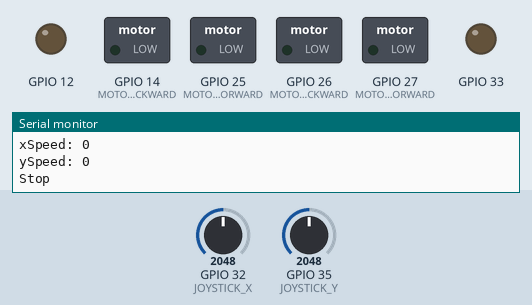
This sketch was run on a simulated ESP32. On the bench: switched loads named in the sketch (green lamp = pin HIGH), output pins drawn as LEDs (lit = HIGH), the last lines printed to the serial monitor. The test bench sets the inputs (shaded band); at power-on: GPIO 32 (JOYSTICK_X) = 2048, GPIO 35 (JOYSTICK_Y) = 2048.

Above: at 1.2 s.
1.3 s: GPIO 32 (JOYSTICK_X) set to 2265
2.8 s: GPIO 32 (JOYSTICK_X) set to 2379
At 4.0 s:
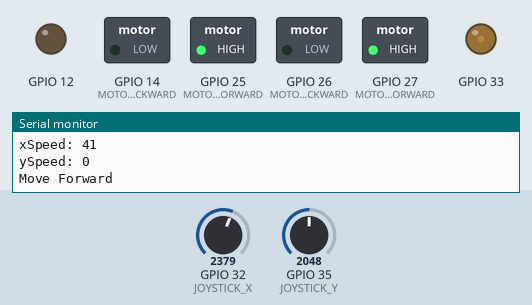
4.3 s: GPIO 32 (JOYSTICK_X) set to 1228
At 5.4 s:
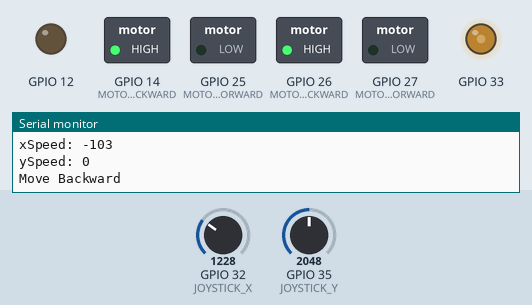
5.8 s: GPIO 32 (JOYSTICK_X) set to 491
At 6.9 s:
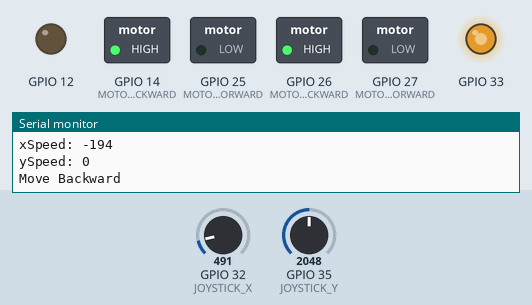
7.3 s: GPIO 32 (JOYSTICK_X) set to 2866
At 8.3 s:
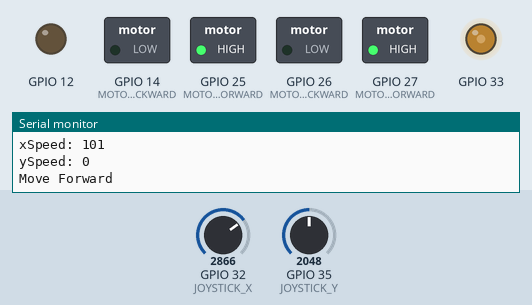
8.8 s: GPIO 32 (JOYSTICK_X) set to 3603
At 9.7 s:
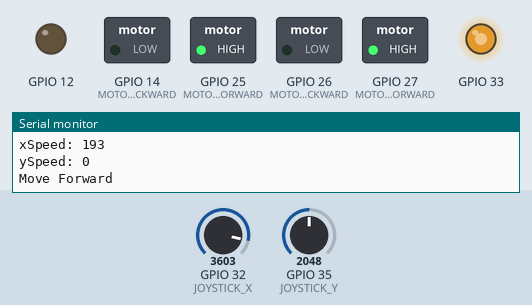
Timing chart, 0 to 11.3 s (numbered marks = the images above; inputs shaded):
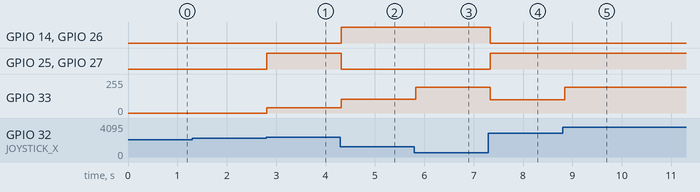

The sketch:

Final_Project_Test_Motors.ino
```cpp
#include "Arduino.h"
#include "driver/ledc.h"

//Motor 1
#define MOTOR1_Speed 12
#define MOTOR_PIN_FORWARD 27
#define MOTOR_PIN_BACKWARD 14
#define MOTOR_Speed_Channel 0

//Motor 2
#define MOTOR2_Speed 33
#define MOTOR2_PIN_FORWARD 25
#define MOTOR2_PIN_BACKWARD 26
#define MOTOR2_Speed_Channel 1

//Inputs
#define JOYSTICK_X 32
#define JOYSTICK_Y 35

#define PWM_FREQ 5000
#define PWM_RESOLUTION 8

void setup() {
    Serial.begin(115200);
    pinMode(JOYSTICK_X, INPUT);
    pinMode(JOYSTICK_Y, INPUT);

    //Motor 1 Pin Setup
    pinMode(MOTOR_PIN_FORWARD, OUTPUT);
    pinMode(MOTOR_PIN_BACKWARD, OUTPUT);
    //PWM Speed Control for Motor 2
    if (ledcAttachChannel(MOTOR1_Speed, PWM_FREQ, PWM_RESOLUTION, MOTOR_Speed_Channel) == false){
      Serial.println("The PWM did not get set up");
    }
    else{
      Serial.println("The Forward is good");
    }

    //Motor 2 Pin Setup
    pinMode(MOTOR2_PIN_FORWARD, OUTPUT);
    pinMode(MOTOR2_PIN_BACKWARD, OUTPUT);
    //PWM Speed Control for Motor 2
    if (ledcAttachChannel(MOTOR2_Speed, PWM_FREQ, PWM_RESOLUTION, MOTOR_Speed_Channel) == false){
      Serial.println("The PWM did not get set up");
    }
    else{
      Serial.println("The Forward is good");
    }
}

void loop() {
  int xPosition = analogRead(JOYSTICK_X);
  int yPosition = analogRead(JOYSTICK_Y);
  //Serial.println("xPosition: " + String(xPosition));
  //Serial.println("yPosition: " + String(yPosition));

  int Speed = map(xPosition, 0, 4095, -255, 255); //Setting up range to work with pwm output
  int AbsSpeed = abs(Speed); //Converting the speed to an absolute value for easier motor control
  Serial.println("xSpeed: " + String(Speed));
  //Serial.println("AbsSpeed: " + String(AbsSpeed));

  int ySpeed = map(yPosition, 0, 4095, -255, 255); //Setting up range to work with pwm output
  int yAbsSpeed = abs(ySpeed); //Converting the speed to an absolute value for easier motor control
  Serial.println("ySpeed: " + String(ySpeed));
  //Serial.println("AbsSpeed: " + String(yAbsSpeed));

  if (Speed >= 36 and ySpeed >= -40 and ySpeed <= 40){ //The and ySpeed >= -35 and ySpeed <= 35 is no left or right movement
    Serial.println("Move Forward");
    //Outputs for Motor 1
    ledcWriteChannel(MOTOR_Speed_Channel, AbsSpeed); //PWM to adjust speed of motors
    digitalWrite(MOTOR_PIN_FORWARD, HIGH);
    digitalWrite(MOTOR_PIN_BACKWARD, LOW);

    //Outputs for Motor 2
    ledcWriteChannel(MOTOR2_Speed_Channel, AbsSpeed);
    digitalWrite(MOTOR2_PIN_FORWARD, HIGH);
    digitalWrite(MOTOR2_PIN_BACKWARD, LOW);
  }
  else if (Speed <= -36 and ySpeed >= -40 and ySpeed <= 40){
    Serial.println("Move Backward");
    //Outputs for Motor 1
    ledcWriteChannel(MOTOR_Speed_Channel, AbsSpeed); //PWM to adjust speed of motors
    digitalWrite(MOTOR_PIN_FORWARD, LOW);
    digitalWrite(MOTOR_PIN_BACKWARD, HIGH);

    //Outputs for Motor 2
    ledcWriteChannel(MOTOR2_Speed_Channel, AbsSpeed);
    digitalWrite(MOTOR2_PIN_FORWARD, LOW);
    digitalWrite(MOTOR2_PIN_BACKWARD, HIGH);
  }
  else if (Speed >= -35 and Speed <= 35 and ySpeed >= -35 and ySpeed <= 35){
    Serial.println("Stop");
    //Outputs for Motor 1
    ledcWriteChannel(MOTOR_Speed_Channel, 0); //PWM to adjust speed of motors
    digitalWrite(MOTOR_PIN_FORWARD, LOW);
    digitalWrite(MOTOR_PIN_BACKWARD, LOW);

    //Outputs for Motor 2
    ledcWriteChannel(MOTOR2_Speed_Channel, 0);
    digitalWrite(MOTOR2_PIN_FORWARD, LOW);
    digitalWrite(MOTOR2_PIN_BACKWARD, LOW);
  }
  else if (ySpeed >= 36 and Speed >= -40 and Speed <= 40){
    Serial.println("Move Right");
    //Outputs for Motor 1
    ledcWriteChannel(MOTOR_Speed_Channel, yAbsSpeed); //PWM to adjust speed of motors
    digitalWrite(MOTOR_PIN_FORWARD, HIGH);
    digitalWrite(MOTOR_PIN_BACKWARD, LOW);

    //Outputs for Motor 2
    ledcWriteChannel(MOTOR2_Speed_Channel, yAbsSpeed);
    digitalWrite(MOTOR2_PIN_FORWARD, LOW);
    digitalWrite(MOTOR2_PIN_BACKWARD, HIGH);
  }
  else if (ySpeed <= -36 and Speed >= -40 and Speed <= 40){
    Serial.println("Move Left");
    //Outputs for Motor 1
    ledcWriteChannel(MOTOR_Speed_Channel, yAbsSpeed); //PWM to adjust speed of motors
    digitalWrite(MOTOR_PIN_FORWARD, LOW);
    digitalWrite(MOTOR_PIN_BACKWARD, HIGH);

    //Outputs for Motor 2
    ledcWriteChannel(MOTOR2_Speed_Channel, yAbsSpeed);
    digitalWrite(MOTOR2_PIN_FORWARD, HIGH);
    digitalWrite(MOTOR2_PIN_BACKWARD, LOW);
  }


  delay(100);
}
```

Measured:
- the behaviour switches between 2336 and 2337 on GPIO 32 (JOYSTICK_X) (found by bisection; images 0 and 1)
- after the input at 2.8 s, GPIO 25 (MOTOR2_PIN_FORWARD), GPIO 27 (MOTOR_PIN_FORWARD): LOW → HIGH at once; GPIO 33: 0/255 → 41/255 at once
- after the input at 4.3 s, GPIO 14 (MOTOR_PIN_BACKWARD), GPIO 26 (MOTOR2_PIN_BACKWARD): LOW → HIGH at once; GPIO 25 (MOTOR2_PIN_FORWARD), GPIO 27 (MOTOR_PIN_FORWARD): HIGH → LOW at once; GPIO 33: 41/255 → 103/255 at once
- after the input at 5.8 s, GPIO 33: 103/255 → 193/255 at once
- after the input at 7.3 s, GPIO 14 (MOTOR_PIN_BACKWARD), GPIO 26 (MOTOR2_PIN_BACKWARD): HIGH → LOW at once; GPIO 25 (MOTOR2_PIN_FORWARD), GPIO 27 (MOTOR_PIN_FORWARD): LOW → HIGH at once; GPIO 33: 193/255 → 101/255 at once
- after the input at 8.8 s, GPIO 33: 101/255 → 192/255 at once
